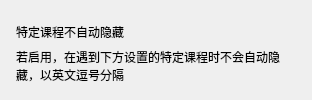
          <widget class="CardWidget" name="CardWidget_14">
           <property name="minimumSize">
            <size>
             <width>0</width>
             <height>70</height>
            </size>
           </property>
           <layout class="QHBoxLayout" name="horizontalLayout_15">
            <property name="spacing">
             <number>16</number>
            </property>
            <property name="leftMargin">
             <number>16</number>
            </property>
            <property name="topMargin">
             <number>16</number>
            </property>
            <property name="rightMargin">
             <number>16</number>
            </property>
            <property name="bottomMargin">
             <number>16</number>
            </property>
            <item>
             <layout class="QVBoxLayout" name="verticalLayout_24">
              <property name="spacing">
               <number>0</number>
              </property>
              <item>
               <widget class="StrongBodyLabel" name="StrongBodyLabel_16">
                <property name="sizePolicy">
                 <sizepolicy hsizetype="Expanding" vsizetype="Preferred">
                  <horstretch>0</horstretch>
                  <verstretch>0</verstretch>
                 </sizepolicy>
                </property>
                <property name="text">
                 <string>特定课程不自动隐藏</string>
                </property>
                <property name="wordWrap">
                 <bool>true</bool>
                </property>
               </widget>
              </item>
              <item>
               <widget class="CaptionLabel" name="CaptionLabel_14">
                <property name="text">
                 <string>若启用，在遇到下方设置的特定课程时不会自动隐藏，以英文逗号分隔</string>
                </property>
                <property name="wordWrap">
                 <bool>true</bool>
                </property>
                <property name="lightColor" stdset="0">
                 <color alpha="150">
                  <red>0</red>
                  <green>0</green>
                  <blue>0</blue>
                 </color>
                </property>
                <property name="darkColor" stdset="0">
                 <color alpha="200">
                  <red>255</red>
                  <green>255</green>
                  <blue>255</blue>
                 </color>
                </property>
               </widget>
              </item>
             </layout>
            </item>
            <item>
             <widget class="SwitchButton" name="switch_exclude_startup">
              <property name="onText">
               <string>启用</string>
              </property>
              <property name="offText">
               <string>禁用</string>
              </property>
             </widget>
            </item>
           </layout>
          </widget>
